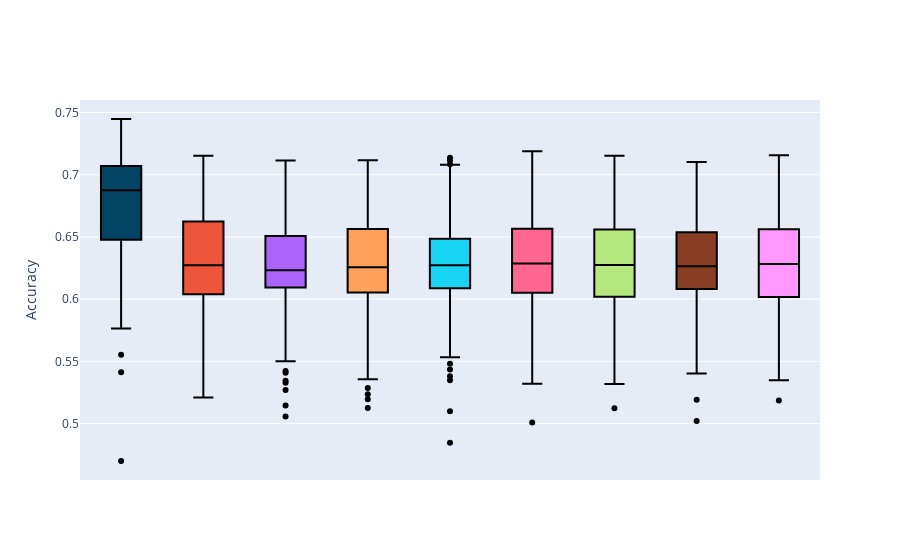

Notebook cell for this chart:
### Markdown cell above
### Accuracy (unlabelled)

### Code cell
#rel_dn

os.chdir('/media/krillman/240GB_DATA/codes2/SSL_GCM/')

d_n='n36_gaussian_mixture_d1_10000'
sdir=dspec.loc[d_n].save_folder

#print('computing for dn: {0}'.format(d_n))
master_spec=pd.read_excel('combined_spec.xls',sheet_name=None)
dspec=master_spec['dataset_spec'] #write dataset spec shorthand
dspec.set_index("d_n",inplace=True) #set idx for easier

csi=master_spec['dataset_si'][d_n].values
candidate_si=csi[~np.isnan(csi)]
candidate_si=[int(c) for c in candidate_si]
cspec=dspec.loc[d_n] #current spec
model_accs={}
all_si=[s for s in candidate_si]
model_accs['s_i']=all_si




with NoStdStreams():
    for current_model in model_names_synthetic:
        vaccs=[]
        for s_i in candidate_si:
            try:
                vaccs.append(float(get_acc_ulab(dspec.save_folder.loc[d_n],s_i,current_model)))
            except:
                print('warning error for s_i: {0} and model: {1}'.format(s_i,current_model))
                vaccs.append(np.mean(vaccs))
        model_accs[current_model]=vaccs
    ma=pd.DataFrame(model_accs)

    for cm in model_names_synthetic:
        ma[cm]=ma[cm].astype(str)

    list_of_plots=[]
    list_of_synthetic_plots=[]
    list_of_mmd=[]

    #get remaining s_i
    remaining_si=[i for i in ma.index]

    for s_i in remaining_si:
        im_fn=f'data_for_train_d_n_{d_n}_s_i_{s_i}_plot.png'
        fpath='../'+sdir+'/'+im_fn
        list_of_plots.append(fpath)
        im_fn=f'../{sdir}/synthetic_data/synthetic_data_d_n_{d_n}_s_i_{s_i}_plot.png'
        list_of_synthetic_plots.append(im_fn)
        #list_of_mmd.append(get_mmd_dist(sdir,d_n,s_i,dspec))
        list_of_mmd.append(0)
        
    ma['data_plot']=list_of_plots
    ma['synthetic_cgan_data']=list_of_synthetic_plots
    ma['mmd_diff']=list_of_mmd
    #all paths for decision boundary plots
    dict_of_paths={m:[get_soft_db_path(m,d_n,s_i,sdir) for s_i in remaining_si] for m in model_names_synthetic }
    
    #split into performance on ulab data, and path to the decision boundary plot, separated by '|' as delimiter
    for m in model_names_synthetic:
        ma[m]=ma[m]+'|'+dict_of_paths[m]
        
    style_dict={m:make_clickable_float for m in model_names_synthetic}
    
    
    style_dict.update({'data_plot':make_clickable,
                      'synthetic_cgan_data':make_clickable})

    
    
os.chdir('/media/krillman/240GB_DATA/codes2/SSL_GCM/collating_results')       
#ma.drop(columns=['s_i'],inplace=True)
#ma.style.format(style_dict)


#box plots for model performamces
ma_i=copy.deepcopy(ma)

ma_i=ma_i.rename(columns={'CGAN_BASIC_DJ_SUPERVISED_CLASSIFIER':'CGAN_BASIC_SUPERVISED_CLASSIFIER'})


model_names_d1 = ['FULLY_SUPERVISED_CLASSIFIER',
                  'CGAN_BASIC_SUPERVISED_CLASSIFIER',
               'VAT',
               'TRIPLE_GAN',
               'SSL_GAN',
               'SSL_VAE',
               'ENTROPY_MINIMISATION',
               'LABEL_PROPAGATION',
               'PARTIAL_SUPERVISED_CLASSIFIER']


ma_i=ma_i[model_names_d1]

for m in model_names_d1:
    ma_i[m]=[float(result.split('|')[0]) for result in ma_i[m]]

fig = go.Figure()
for m in model_names_d1:
    fig.add_trace(go.Box(x=[m]*ma_i.shape[0],
                            y=ma_i[m],
                            name=m,
                        fillcolor=colours_dict[m],
                        marker_color="black"))

#fig.add_layout_image(dict(
#        source='causal_graphs/cg1.png',
#        x=0.7,
#        y=1,
#        )
#)


#fig.add_layout_image(dict(
#    source='causal_graphs/cg2.png',
#    x=0.7,
#    y=1,
#    )
#)

#ig.update_xaxes(title_text='Time')
fig.update_yaxes(title_text='Accuracy')
fig.update_xaxes(showticklabels=False)

fig.update_layout(showlegend=False)

fig.show()
fig.write_image("/media/krillman/240GB_DATA/codes2/SSL_GCM/collating_results/images/ulab_acc_g1_10000.png",scale=5)
#fig.write_image("/media/krillman/240GB_DATA/codes2/SSL_GCM/collating_results/images/test_acc_g1_10000.png")

### Figure 1 — Plotly figure (JSON) as saved in the notebook; plotly's stock layout.template omitted (floating-point values rounded to 4 significant figures)
{"data": [{"fillcolor": "#034363", "marker": {"color": "black"}, "name": "FULLY_SUPERVISED_CLASSIFIER", "type": "box", "x": ["FULLY_SUPERVISED_CLASSIFIER", "FULLY_SUPERVISED_CLASSIFIER", "FULLY_SUPERVISED_CLASSIFIER", "FULLY_SUPERVISED_CLASSIFIER", "FULLY_SUPERVISED_CLASSIFIER", "FULLY_SUPERVISED_CLASSIFIER", "FULLY_SUPERVISED_CLASSIFIER", "FULLY_SUPERVISED_CLASSIFIER", "FULLY_SUPERVISED_CLASSIFIER", "FULLY_SUPERVISED_CLASSIFIER", "FULLY_SUPERVISED_CLASSIFIER", "FULLY_SUPERVISED_CLASSIFIER", "FULLY_SUPERVISED_CLASSIFIER", "FULLY_SUPERVISED_CLASSIFIER", "FULLY_SUPERVISED_CLASSIFIER", "FULLY_SUPERVISED_CLASSIFIER", "FULLY_SUPERVISED_CLASSIFIER", "FULLY_SUPERVISED_CLASSIFIER", "FULLY_SUPERVISED_CLASSIFIER", "FULLY_SUPERVISED_CLASSIFIER", "FULLY_SUPERVISED_CLASSIFIER", "FULLY_SUPERVISED_CLASSIFIER", "FULLY_SUPERVISED_CLASSIFIER", "FULLY_SUPERVISED_CLASSIFIER", "FULLY_SUPERVISED_CLASSIFIER", "FULLY_SUPERVISED_CLASSIFIER", "FULLY_SUPERVISED_CLASSIFIER", "FULLY_SUPERVISED_CLASSIFIER", "FULLY_SUPERVISED_CLASSIFIER", "FULLY_SUPERVISED_CLASSIFIER", "FULLY_SUPERVISED_CLASSIFIER", "FULLY_SUPERVISED_CLASSIFIER", "FULLY_SUPERVISED_CLASSIFIER", "FULLY_SUPERVISED_CLASSIFIER", "FULLY_SUPERVISED_CLASSIFIER", "FULLY_SUPERVISED_CLASSIFIER", "FULLY_SUPERVISED_CLASSIFIER", "FULLY_SUPERVISED_CLASSIFIER", "FULLY_SUPERVISED_CLASSIFIER", "FULLY_SUPERVISED_CLASSIFIER", "FULLY_SUPERVISED_CLASSIFIER", "FULLY_SUPERVISED_CLASSIFIER", "FULLY_SUPERVISED_CLASSIFIER", "FULLY_SUPERVISED_CLASSIFIER", "FULLY_SUPERVISED_CLASSIFIER", "FULLY_SUPERVISED_CLASSIFIER", "FULLY_SUPERVISED_CLASSIFIER", "FULLY_SUPERVISED_CLASSIFIER", "FULLY_SUPERVISED_CLASSIFIER", "FULLY_SUPERVISED_CLASSIFIER", "FULLY_SUPERVISED_CLASSIFIER", "FULLY_SUPERVISED_CLASSIFIER", "FULLY_SUPERVISED_CLASSIFIER", "FULLY_SUPERVISED_CLASSIFIER", "FULLY_SUPERVISED_CLASSIFIER", "FULLY_SUPERVISED_CLASSIFIER", "FULLY_SUPERVISED_CLASSIFIER", "FULLY_SUPERVISED_CLASSIFIER", "FULLY_SUPERVISED_CLASSIFIER", "FULLY_SUPERVISED_CLASSIFIER", "FULLY_SUPERVISED_CLASSIFIER", "FULLY_SUPERVISED_CLASSIFIER", "FULLY_SUPERVISED_CLASSIFIER", "FULLY_SUPERVISED_CLASSIFIER", "FULLY_SUPERVISED_CLASSIFIER", "FULLY_SUPERVISED_CLASSIFIER", "FULLY_SUPERVISED_CLASSIFIER", "FULLY_SUPERVISED_CLASSIFIER", "FULLY_SUPERVISED_CLASSIFIER", "FULLY_SUPERVISED_CLASSIFIER", "FULLY_SUPERVISED_CLASSIFIER", "FULLY_SUPERVISED_CLASSIFIER", "FULLY_SUPERVISED_CLASSIFIER", "FULLY_SUPERVISED_CLASSIFIER", "FULLY_SUPERVISED_CLASSIFIER", "FULLY_SUPERVISED_CLASSIFIER", "FULLY_SUPERVISED_CLASSIFIER", "FULLY_SUPERVISED_CLASSIFIER", "FULLY_SUPERVISED_CLASSIFIER", "FULLY_SUPERVISED_CLASSIFIER", "FULLY_SUPERVISED_CLASSIFIER", "FULLY_SUPERVISED_CLASSIFIER", "FULLY_SUPERVISED_CLASSIFIER", "FULLY_SUPERVISED_CLASSIFIER", "FULLY_SUPERVISED_CLASSIFIER", "FULLY_SUPERVISED_CLASSIFIER", "FULLY_SUPERVISED_CLASSIFIER", "FULLY_SUPERVISED_CLASSIFIER", "FULLY_SUPERVISED_CLASSIFIER", "FULLY_SUPERVISED_CLASSIFIER", "FULLY_SUPERVISED_CLASSIFIER", "FULLY_SUPERVISED_CLASSIFIER", "FULLY_SUPERVISED_CLASSIFIER", "FULLY_SUPERVISED_CLASSIFIER", "FULLY_SUPERVISED_CLASSIFIER", "FULLY_SUPERVISED_CLASSIFIER", "FULLY_SUPERVISED_CLASSIFIER", "FULLY_SUPERVISED_CLASSIFIER", "FULLY_SUPERVISED_CLASSIFIER", "FULLY_SUPERVISED_CLASSIFIER"], "y": [0.5553, 0.7019, 0.6296, 0.689, 0.7068, 0.6891, 0.7018, 0.6909, 0.6227, 0.6993, 0.6893, 0.577, 0.6994, 0.5868, 0.6897, 0.6799, 0.7092, 0.6939, 0.6893, 0.6839, 0.719, 0.6673, 0.6451, 0.6535, 0.675, 0.7197, 0.6452, 0.6878, 0.6461, 0.6683, 0.608, 0.6589, 0.7163, 0.7165, 0.4699, 0.6645, 0.6179, 0.7358, 0.6419, 0.6569, 0.7319, 0.6594, 0.7269, 0.6733, 0.6597, 0.6653, 0.698, 0.5765, 0.7071, 0.7245, 0.6628, 0.7253, 0.7345, 0.6346, 0.6426, 0.7052, 0.713, 0.6683, 0.7168, 0.7216, 0.7448, 0.7266, 0.6481, 0.6853, 0.7029, 0.6983, 0.6033, 0.6994, 0.7102, 0.6893, 0.689, 0.6955, 0.6834, 0.7003, 0.6557, 0.7109, 0.6528, 0.7244, 0.6428, 0.6091, 0.7142, 0.6624, 0.7014, 0.6069, 0.5413, 0.6873, 0.695, 0.6983, 0.6422, 0.7233, 0.6376, 0.6101, 0.6752, 0.6408, 0.721, 0.6832, 0.7238, 0.6771, 0.7182, 0.6473]}, {"fillcolor": "#EF553B", "marker": {"color": "black"}, "name": "CGAN_BASIC_SUPERVISED_CLASSIFIER", "type": "box", "x": ["CGAN_BASIC_SUPERVISED_CLASSIFIER", "CGAN_BASIC_SUPERVISED_CLASSIFIER", "CGAN_BASIC_SUPERVISED_CLASSIFIER", "CGAN_BASIC_SUPERVISED_CLASSIFIER", "CGAN_BASIC_SUPERVISED_CLASSIFIER", "CGAN_BASIC_SUPERVISED_CLASSIFIER", "CGAN_BASIC_SUPERVISED_CLASSIFIER", "CGAN_BASIC_SUPERVISED_CLASSIFIER", "CGAN_BASIC_SUPERVISED_CLASSIFIER", "CGAN_BASIC_SUPERVISED_CLASSIFIER", "CGAN_BASIC_SUPERVISED_CLASSIFIER", "CGAN_BASIC_SUPERVISED_CLASSIFIER", "CGAN_BASIC_SUPERVISED_CLASSIFIER", "CGAN_BASIC_SUPERVISED_CLASSIFIER", "CGAN_BASIC_SUPERVISED_CLASSIFIER", "CGAN_BASIC_SUPERVISED_CLASSIFIER", "CGAN_BASIC_SUPERVISED_CLASSIFIER", "CGAN_BASIC_SUPERVISED_CLASSIFIER", "CGAN_BASIC_SUPERVISED_CLASSIFIER", "CGAN_BASIC_SUPERVISED_CLASSIFIER", "CGAN_BASIC_SUPERVISED_CLASSIFIER", "CGAN_BASIC_SUPERVISED_CLASSIFIER", "CGAN_BASIC_SUPERVISED_CLASSIFIER", "CGAN_BASIC_SUPERVISED_CLASSIFIER", "CGAN_BASIC_SUPERVISED_CLASSIFIER", "CGAN_BASIC_SUPERVISED_CLASSIFIER", "CGAN_BASIC_SUPERVISED_CLASSIFIER", "CGAN_BASIC_SUPERVISED_CLASSIFIER", "CGAN_BASIC_SUPERVISED_CLASSIFIER", "CGAN_BASIC_SUPERVISED_CLASSIFIER", "CGAN_BASIC_SUPERVISED_CLASSIFIER", "CGAN_BASIC_SUPERVISED_CLASSIFIER", "CGAN_BASIC_SUPERVISED_CLASSIFIER", "CGAN_BASIC_SUPERVISED_CLASSIFIER", "CGAN_BASIC_SUPERVISED_CLASSIFIER", "CGAN_BASIC_SUPERVISED_CLASSIFIER", "CGAN_BASIC_SUPERVISED_CLASSIFIER", "CGAN_BASIC_SUPERVISED_CLASSIFIER", "CGAN_BASIC_SUPERVISED_CLASSIFIER", "CGAN_BASIC_SUPERVISED_CLASSIFIER", "CGAN_BASIC_SUPERVISED_CLASSIFIER", "CGAN_BASIC_SUPERVISED_CLASSIFIER", "CGAN_BASIC_SUPERVISED_CLASSIFIER", "CGAN_BASIC_SUPERVISED_CLASSIFIER", "CGAN_BASIC_SUPERVISED_CLASSIFIER", "CGAN_BASIC_SUPERVISED_CLASSIFIER", "CGAN_BASIC_SUPERVISED_CLASSIFIER", "CGAN_BASIC_SUPERVISED_CLASSIFIER", "CGAN_BASIC_SUPERVISED_CLASSIFIER", "CGAN_BASIC_SUPERVISED_CLASSIFIER", "CGAN_BASIC_SUPERVISED_CLASSIFIER", "CGAN_BASIC_SUPERVISED_CLASSIFIER", "CGAN_BASIC_SUPERVISED_CLASSIFIER", "CGAN_BASIC_SUPERVISED_CLASSIFIER", "CGAN_BASIC_SUPERVISED_CLASSIFIER", "CGAN_BASIC_SUPERVISED_CLASSIFIER", "CGAN_BASIC_SUPERVISED_CLASSIFIER", "CGAN_BASIC_SUPERVISED_CLASSIFIER", "CGAN_BASIC_SUPERVISED_CLASSIFIER", "CGAN_BASIC_SUPERVISED_CLASSIFIER", "CGAN_BASIC_SUPERVISED_CLASSIFIER", "CGAN_BASIC_SUPERVISED_CLASSIFIER", "CGAN_BASIC_SUPERVISED_CLASSIFIER", "CGAN_BASIC_SUPERVISED_CLASSIFIER", "CGAN_BASIC_SUPERVISED_CLASSIFIER", "CGAN_BASIC_SUPERVISED_CLASSIFIER", "CGAN_BASIC_SUPERVISED_CLASSIFIER", "CGAN_BASIC_SUPERVISED_CLASSIFIER", "CGAN_BASIC_SUPERVISED_CLASSIFIER", "CGAN_BASIC_SUPERVISED_CLASSIFIER", "CGAN_BASIC_SUPERVISED_CLASSIFIER", "CGAN_BASIC_SUPERVISED_CLASSIFIER", "CGAN_BASIC_SUPERVISED_CLASSIFIER", "CGAN_BASIC_SUPERVISED_CLASSIFIER", "CGAN_BASIC_SUPERVISED_CLASSIFIER", "CGAN_BASIC_SUPERVISED_CLASSIFIER", "CGAN_BASIC_SUPERVISED_CLASSIFIER", "CGAN_BASIC_SUPERVISED_CLASSIFIER", "CGAN_BASIC_SUPERVISED_CLASSIFIER", "CGAN_BASIC_SUPERVISED_CLASSIFIER", "CGAN_BASIC_SUPERVISED_CLASSIFIER", "CGAN_BASIC_SUPERVISED_CLASSIFIER", "CGAN_BASIC_SUPERVISED_CLASSIFIER", "CGAN_BASIC_SUPERVISED_CLASSIFIER", "CGAN_BASIC_SUPERVISED_CLASSIFIER", "CGAN_BASIC_SUPERVISED_CLASSIFIER", "CGAN_BASIC_SUPERVISED_CLASSIFIER", "CGAN_BASIC_SUPERVISED_CLASSIFIER", "CGAN_BASIC_SUPERVISED_CLASSIFIER", "CGAN_BASIC_SUPERVISED_CLASSIFIER", "CGAN_BASIC_SUPERVISED_CLASSIFIER", "CGAN_BASIC_SUPERVISED_CLASSIFIER", "CGAN_BASIC_SUPERVISED_CLASSIFIER", "CGAN_BASIC_SUPERVISED_CLASSIFIER", "CGAN_BASIC_SUPERVISED_CLASSIFIER", "CGAN_BASIC_SUPERVISED_CLASSIFIER", "CGAN_BASIC_SUPERVISED_CLASSIFIER", "CGAN_BASIC_SUPERVISED_CLASSIFIER", "CGAN_BASIC_SUPERVISED_CLASSIFIER", "CGAN_BASIC_SUPERVISED_CLASSIFIER"], "y": [0.521, 0.6181, 0.6212, 0.597, 0.5988, 0.6273, 0.6848, 0.6266, 0.5304, 0.6168, 0.6078, 0.5474, 0.6152, 0.5822, 0.6715, 0.6809, 0.6491, 0.6599, 0.563, 0.6478, 0.6917, 0.6542, 0.6019, 0.578, 0.6517, 0.6445, 0.61, 0.6828, 0.6084, 0.627, 0.6379, 0.5806, 0.6314, 0.7098, 0.534, 0.6081, 0.6117, 0.6433, 0.6429, 0.6364, 0.6932, 0.5849, 0.7061, 0.6109, 0.6575, 0.6077, 0.6648, 0.5566, 0.6709, 0.6923, 0.6123, 0.6827, 0.6542, 0.6419, 0.6117, 0.6693, 0.6772, 0.6484, 0.6322, 0.7075, 0.6963, 0.7153, 0.5857, 0.646, 0.6159, 0.6679, 0.5713, 0.5783, 0.6354, 0.6391, 0.651, 0.6895, 0.6238, 0.6787, 0.6085, 0.5508, 0.6252, 0.6839, 0.5945, 0.5439, 0.6855, 0.6261, 0.6421, 0.5761, 0.593, 0.6156, 0.6218, 0.6893, 0.6239, 0.6119, 0.5805, 0.5665, 0.6059, 0.6302, 0.6663, 0.7019, 0.6398, 0.537, 0.642, 0.5881]}, {"fillcolor": "#AB63FA", "marker": {"color": "black"}, "name": "VAT", "type": "box", "x": ["VAT", "VAT", "VAT", "VAT", "VAT", "VAT", "VAT", "VAT", "VAT", "VAT", "VAT", "VAT", "VAT", "VAT", "VAT", "VAT", "VAT", "VAT", "VAT", "VAT", "VAT", "VAT", "VAT", "VAT", "VAT", "VAT", "VAT", "VAT", "VAT", "VAT", "VAT", "VAT", "VAT", "VAT", "VAT", "VAT", "VAT", "VAT", "VAT", "VAT", "VAT", "VAT", "VAT", "VAT", "VAT", "VAT", "VAT", "VAT", "VAT", "VAT", "VAT", "VAT", "VAT", "VAT", "VAT", "VAT", "VAT", "VAT", "VAT", "VAT", "VAT", "VAT", "VAT", "VAT", "VAT", "VAT", "VAT", "VAT", "VAT", "VAT", "VAT", "VAT", "VAT", "VAT", "VAT", "VAT", "VAT", "VAT", "VAT", "VAT", "VAT", "VAT", "VAT", "VAT", "VAT", "VAT", "VAT", "VAT", "VAT", "VAT", "VAT", "VAT", "VAT", "VAT", "VAT", "VAT", "VAT", "VAT", "VAT", "VAT"], "y": [0.5057, 0.6194, 0.651, 0.625, 0.5859, 0.6094, 0.6587, 0.6274, 0.5409, 0.6255, 0.634, 0.5501, 0.6421, 0.5657, 0.6798, 0.6695, 0.6095, 0.6594, 0.5965, 0.6121, 0.6649, 0.6567, 0.6057, 0.6169, 0.5882, 0.6648, 0.6273, 0.6382, 0.6142, 0.6294, 0.6241, 0.6856, 0.616, 0.5968, 0.5422, 0.6127, 0.5834, 0.6206, 0.5748, 0.609, 0.643, 0.5744, 0.7115, 0.607, 0.6858, 0.6271, 0.6532, 0.5328, 0.6126, 0.681, 0.6513, 0.6611, 0.6506, 0.6428, 0.6246, 0.6568, 0.691, 0.6361, 0.658, 0.7006, 0.6925, 0.7049, 0.5921, 0.6474, 0.6449, 0.6316, 0.5685, 0.6101, 0.6249, 0.6274, 0.631, 0.5146, 0.6575, 0.6736, 0.5851, 0.5609, 0.6247, 0.672, 0.5269, 0.5725, 0.664, 0.5345, 0.6322, 0.6233, 0.6233, 0.6233, 0.6233, 0.6233, 0.6233, 0.6233, 0.6233, 0.6233, 0.6233, 0.6233, 0.6233, 0.6233, 0.6233, 0.6233, 0.6233, 0.6233]}, {"fillcolor": "#FFA15A", "marker": {"color": "black"}, "name": "TRIPLE_GAN", "type": "box", "x": ["TRIPLE_GAN", "TRIPLE_GAN", "TRIPLE_GAN", "TRIPLE_GAN", "TRIPLE_GAN", "TRIPLE_GAN", "TRIPLE_GAN", "TRIPLE_GAN", "TRIPLE_GAN", "TRIPLE_GAN", "TRIPLE_GAN", "TRIPLE_GAN", "TRIPLE_GAN", "TRIPLE_GAN", "TRIPLE_GAN", "TRIPLE_GAN", "TRIPLE_GAN", "TRIPLE_GAN", "TRIPLE_GAN", "TRIPLE_GAN", "TRIPLE_GAN", "TRIPLE_GAN", "TRIPLE_GAN", "TRIPLE_GAN", "TRIPLE_GAN", "TRIPLE_GAN", "TRIPLE_GAN", "TRIPLE_GAN", "TRIPLE_GAN", "TRIPLE_GAN", "TRIPLE_GAN", "TRIPLE_GAN", "TRIPLE_GAN", "TRIPLE_GAN", "TRIPLE_GAN", "TRIPLE_GAN", "TRIPLE_GAN", "TRIPLE_GAN", "TRIPLE_GAN", "TRIPLE_GAN", "TRIPLE_GAN", "TRIPLE_GAN", "TRIPLE_GAN", "TRIPLE_GAN", "TRIPLE_GAN", "TRIPLE_GAN", "TRIPLE_GAN", "TRIPLE_GAN", "TRIPLE_GAN", "TRIPLE_GAN", "TRIPLE_GAN", "TRIPLE_GAN", "TRIPLE_GAN", "TRIPLE_GAN", "TRIPLE_GAN", "TRIPLE_GAN", "TRIPLE_GAN", "TRIPLE_GAN", "TRIPLE_GAN", "TRIPLE_GAN", "TRIPLE_GAN", "TRIPLE_GAN", "TRIPLE_GAN", "TRIPLE_GAN", "TRIPLE_GAN", "TRIPLE_GAN", "TRIPLE_GAN", "TRIPLE_GAN", "TRIPLE_GAN", "TRIPLE_GAN", "TRIPLE_GAN", "TRIPLE_GAN", "TRIPLE_GAN", "TRIPLE_GAN", "TRIPLE_GAN", "TRIPLE_GAN", "TRIPLE_GAN", "TRIPLE_GAN", "TRIPLE_GAN", "TRIPLE_GAN", "TRIPLE_GAN", "TRIPLE_GAN", "TRIPLE_GAN", "TRIPLE_GAN", "TRIPLE_GAN", "TRIPLE_GAN", "TRIPLE_GAN", "TRIPLE_GAN", "TRIPLE_GAN", "TRIPLE_GAN", "TRIPLE_GAN", "TRIPLE_GAN", "TRIPLE_GAN", "TRIPLE_GAN", "TRIPLE_GAN", "TRIPLE_GAN", "TRIPLE_GAN", "TRIPLE_GAN", "TRIPLE_GAN", "TRIPLE_GAN"], "y": [0.5286, 0.6098, 0.6297, 0.6258, 0.6349, 0.666, 0.682, 0.6504, 0.5593, 0.6234, 0.6371, 0.5759, 0.6694, 0.5685, 0.6786, 0.6699, 0.6095, 0.6329, 0.5236, 0.6684, 0.6736, 0.6503, 0.5851, 0.5891, 0.5357, 0.5865, 0.6195, 0.6669, 0.5742, 0.5643, 0.6, 0.5703, 0.654, 0.7116, 0.5126, 0.6253, 0.5436, 0.6383, 0.6424, 0.6204, 0.6675, 0.5654, 0.6915, 0.626, 0.6723, 0.658, 0.6826, 0.5195, 0.6227, 0.6829, 0.5545, 0.6759, 0.651, 0.6647, 0.6019, 0.6509, 0.6674, 0.6091, 0.6067, 0.6723, 0.6804, 0.6985, 0.5908, 0.6547, 0.6435, 0.6183, 0.5878, 0.6221, 0.6264, 0.5861, 0.6547, 0.6612, 0.6613, 0.6879, 0.6128, 0.5732, 0.626, 0.687, 0.6038, 0.573, 0.6454, 0.6429, 0.6456, 0.6257, 0.6257, 0.6257, 0.6257, 0.6257, 0.6257, 0.6257, 0.6257, 0.6257, 0.6257, 0.6257, 0.6257, 0.6257, 0.6257, 0.6257, 0.6257, 0.6257]}, {"fillcolor": "#19D3F3", "marker": {"color": "black"}, "name": "SSL_GAN", "type": "box", "x": ["SSL_GAN", "SSL_GAN", "SSL_GAN", "SSL_GAN", "SSL_GAN", "SSL_GAN", "SSL_GAN", "SSL_GAN", "SSL_GAN", "SSL_GAN", "SSL_GAN", "SSL_GAN", "SSL_GAN", "SSL_GAN", "SSL_GAN", "SSL_GAN", "SSL_GAN", "SSL_GAN", "SSL_GAN", "SSL_GAN", "SSL_GAN", "SSL_GAN", "SSL_GAN", "SSL_GAN", "SSL_GAN", "SSL_GAN", "SSL_GAN", "SSL_GAN", "SSL_GAN", "SSL_GAN", "SSL_GAN", "SSL_GAN", "SSL_GAN", "SSL_GAN", "SSL_GAN", "SSL_GAN", "SSL_GAN", "SSL_GAN", "SSL_GAN", "SSL_GAN", "SSL_GAN", "SSL_GAN", "SSL_GAN", "SSL_GAN", "SSL_GAN", "SSL_GAN", "SSL_GAN", "SSL_GAN", "SSL_GAN", "SSL_GAN", "SSL_GAN", "SSL_GAN", "SSL_GAN", "SSL_GAN", "SSL_GAN", "SSL_GAN", "SSL_GAN", "SSL_GAN", "SSL_GAN", "SSL_GAN", "SSL_GAN", "SSL_GAN", "SSL_GAN", "SSL_GAN", "SSL_GAN", "SSL_GAN", "SSL_GAN", "SSL_GAN", "SSL_GAN", "SSL_GAN", "SSL_GAN", "SSL_GAN", "SSL_GAN", "SSL_GAN", "SSL_GAN", "SSL_GAN", "SSL_GAN", "SSL_GAN", "SSL_GAN", "SSL_GAN", "SSL_GAN", "SSL_GAN", "SSL_GAN", "SSL_GAN", "SSL_GAN", "SSL_GAN", "SSL_GAN", "SSL_GAN", "SSL_GAN", "SSL_GAN", "SSL_GAN", "SSL_GAN", "SSL_GAN", "SSL_GAN", "SSL_GAN", "SSL_GAN", "SSL_GAN", "SSL_GAN", "SSL_GAN", "SSL_GAN"], "y": [0.5099, 0.6209, 0.6279, 0.6463, 0.5769, 0.6427, 0.6267, 0.6452, 0.5435, 0.608, 0.6374, 0.5381, 0.6783, 0.5703, 0.6768, 0.6785, 0.6137, 0.6362, 0.5737, 0.6025, 0.6572, 0.6532, 0.6036, 0.6084, 0.6239, 0.6836, 0.6139, 0.6673, 0.6168, 0.548, 0.6124, 0.6024, 0.6472, 0.7084, 0.5348, 0.5958, 0.5673, 0.6282, 0.6333, 0.6144, 0.6368, 0.591, 0.7114, 0.6335, 0.6386, 0.6513, 0.6357, 0.4845, 0.6348, 0.6933, 0.6453, 0.6538, 0.6443, 0.6543, 0.6091, 0.6396, 0.6711, 0.6535, 0.6019, 0.7137, 0.6821, 0.708, 0.5954, 0.6497, 0.6141, 0.6473, 0.5789, 0.594, 0.6594, 0.6331, 0.6245, 0.6659, 0.6536, 0.6891, 0.5954, 0.6065, 0.6316, 0.6844, 0.6275, 0.5762, 0.6814, 0.5532, 0.6373, 0.6272, 0.6272, 0.6272, 0.6272, 0.6272, 0.6272, 0.6272, 0.6272, 0.6272, 0.6272, 0.6272, 0.6272, 0.6272, 0.6272, 0.6272, 0.6272, 0.6272]}, {"fillcolor": "#FF6692", "marker": {"color": "black"}, "name": "SSL_VAE", "type": "box", "x": ["SSL_VAE", "SSL_VAE", "SSL_VAE", "SSL_VAE", "SSL_VAE", "SSL_VAE", "SSL_VAE", "SSL_VAE", "SSL_VAE", "SSL_VAE", "SSL_VAE", "SSL_VAE", "SSL_VAE", "SSL_VAE", "SSL_VAE", "SSL_VAE", "SSL_VAE", "SSL_VAE", "SSL_VAE", "SSL_VAE", "SSL_VAE", "SSL_VAE", "SSL_VAE", "SSL_VAE", "SSL_VAE", "SSL_VAE", "SSL_VAE", "SSL_VAE", "SSL_VAE", "SSL_VAE", "SSL_VAE", "SSL_VAE", "SSL_VAE", "SSL_VAE", "SSL_VAE", "SSL_VAE", "SSL_VAE", "SSL_VAE", "SSL_VAE", "SSL_VAE", "SSL_VAE", "SSL_VAE", "SSL_VAE", "SSL_VAE", "SSL_VAE", "SSL_VAE", "SSL_VAE", "SSL_VAE", "SSL_VAE", "SSL_VAE", "SSL_VAE", "SSL_VAE", "SSL_VAE", "SSL_VAE", "SSL_VAE", "SSL_VAE", "SSL_VAE", "SSL_VAE", "SSL_VAE", "SSL_VAE", "SSL_VAE", "SSL_VAE", "SSL_VAE", "SSL_VAE", "SSL_VAE", "SSL_VAE", "SSL_VAE", "SSL_VAE", "SSL_VAE", "SSL_VAE", "SSL_VAE", "SSL_VAE", "SSL_VAE", "SSL_VAE", "SSL_VAE", "SSL_VAE", "SSL_VAE", "SSL_VAE", "SSL_VAE", "SSL_VAE", "SSL_VAE", "SSL_VAE", "SSL_VAE", "SSL_VAE", "SSL_VAE", "SSL_VAE", "SSL_VAE", "SSL_VAE", "SSL_VAE", "SSL_VAE", "SSL_VAE", "SSL_VAE", "SSL_VAE", "SSL_VAE", "SSL_VAE", "SSL_VAE", "SSL_VAE", "SSL_VAE", "SSL_VAE", "SSL_VAE"], "y": [0.532, 0.5835, 0.6294, 0.6305, 0.5359, 0.6513, 0.6399, 0.6472, 0.5496, 0.6044, 0.6058, 0.5762, 0.6741, 0.5759, 0.6796, 0.6759, 0.6302, 0.6665, 0.5846, 0.6792, 0.6705, 0.6277, 0.5954, 0.5868, 0.5415, 0.6776, 0.6161, 0.6751, 0.5486, 0.6286, 0.6276, 0.6036, 0.6478, 0.6802, 0.5457, 0.5865, 0.5811, 0.669, 0.6431, 0.5965, 0.668, 0.5526, 0.7189, 0.6323, 0.6414, 0.6311, 0.6789, 0.5009, 0.6279, 0.6674, 0.653, 0.6694, 0.6608, 0.6647, 0.6079, 0.6903, 0.6624, 0.6406, 0.6513, 0.66, 0.7055, 0.7155, 0.6209, 0.6403, 0.6221, 0.6362, 0.5837, 0.5898, 0.6451, 0.6519, 0.6421, 0.6183, 0.648, 0.6851, 0.6137, 0.596, 0.5987, 0.6846, 0.6183, 0.5782, 0.684, 0.5988, 0.6287, 0.6287, 0.6287, 0.6287, 0.6287, 0.6287, 0.6287, 0.6287, 0.6287, 0.6287, 0.6287, 0.6287, 0.6287, 0.6287, 0.6287, 0.6287, 0.6287, 0.6287]}, {"fillcolor": "#B6E880", "marker": {"color": "black"}, "name": "ENTROPY_MINIMISATION", "type": "box", "x": ["ENTROPY_MINIMISATION", "ENTROPY_MINIMISATION", "ENTROPY_MINIMISATION", "ENTROPY_MINIMISATION", "ENTROPY_MINIMISATION", "ENTROPY_MINIMISATION", "ENTROPY_MINIMISATION", "ENTROPY_MINIMISATION", "ENTROPY_MINIMISATION", "ENTROPY_MINIMISATION", "ENTROPY_MINIMISATION", "ENTROPY_MINIMISATION", "ENTROPY_MINIMISATION", "ENTROPY_MINIMISATION", "ENTROPY_MINIMISATION", "ENTROPY_MINIMISATION", "ENTROPY_MINIMISATION", "ENTROPY_MINIMISATION", "ENTROPY_MINIMISATION", "ENTROPY_MINIMISATION", "ENTROPY_MINIMISATION", "ENTROPY_MINIMISATION", "ENTROPY_MINIMISATION", "ENTROPY_MINIMISATION", "ENTROPY_MINIMISATION", "ENTROPY_MINIMISATION", "ENTROPY_MINIMISATION", "ENTROPY_MINIMISATION", "ENTROPY_MINIMISATION", "ENTROPY_MINIMISATION", "ENTROPY_MINIMISATION", "ENTROPY_MINIMISATION", "ENTROPY_MINIMISATION", "ENTROPY_MINIMISATION", "ENTROPY_MINIMISATION", "ENTROPY_MINIMISATION", "ENTROPY_MINIMISATION", "ENTROPY_MINIMISATION", "ENTROPY_MINIMISATION", "ENTROPY_MINIMISATION", "ENTROPY_MINIMISATION", "ENTROPY_MINIMISATION", "ENTROPY_MINIMISATION", "ENTROPY_MINIMISATION", "ENTROPY_MINIMISATION", "ENTROPY_MINIMISATION", "ENTROPY_MINIMISATION", "ENTROPY_MINIMISATION", "ENTROPY_MINIMISATION", "ENTROPY_MINIMISATION", "ENTROPY_MINIMISATION", "ENTROPY_MINIMISATION", "ENTROPY_MINIMISATION", "ENTROPY_MINIMISATION", "ENTROPY_MINIMISATION", "ENTROPY_MINIMISATION", "ENTROPY_MINIMISATION", "ENTROPY_MINIMISATION", "ENTROPY_MINIMISATION", "ENTROPY_MINIMISATION", "ENTROPY_MINIMISATION", "ENTROPY_MINIMISATION", "ENTROPY_MINIMISATION", "ENTROPY_MINIMISATION", "ENTROPY_MINIMISATION", "ENTROPY_MINIMISATION", "ENTROPY_MINIMISATION", "ENTROPY_MINIMISATION", "ENTROPY_MINIMISATION", "ENTROPY_MINIMISATION", "ENTROPY_MINIMISATION", "ENTROPY_MINIMISATION", "ENTROPY_MINIMISATION", "ENTROPY_MINIMISATION", "ENTROPY_MINIMISATION", "ENTROPY_MINIMISATION", "ENTROPY_MINIMISATION", "ENTROPY_MINIMISATION", "ENTROPY_MINIMISATION", "ENTROPY_MINIMISATION", "ENTROPY_MINIMISATION", "ENTROPY_MINIMISATION", "ENTROPY_MINIMISATION", "ENTROPY_MINIMISATION", "ENTROPY_MINIMISATION", "ENTROPY_MINIMISATION", "ENTROPY_MINIMISATION", "ENTROPY_MINIMISATION", "ENTROPY_MINIMISATION", "ENTROPY_MINIMISATION", "ENTROPY_MINIMISATION", "ENTROPY_MINIMISATION", "ENTROPY_MINIMISATION", "ENTROPY_MINIMISATION", "ENTROPY_MINIMISATION", "ENTROPY_MINIMISATION", "ENTROPY_MINIMISATION", "ENTROPY_MINIMISATION", "ENTROPY_MINIMISATION", "ENTROPY_MINIMISATION"], "y": [0.5318, 0.5986, 0.5879, 0.6197, 0.6478, 0.6169, 0.6879, 0.6298, 0.5623, 0.628, 0.6569, 0.5626, 0.6581, 0.5667, 0.6706, 0.6737, 0.5797, 0.6545, 0.5528, 0.6568, 0.6678, 0.6607, 0.6013, 0.5855, 0.6293, 0.6562, 0.6166, 0.6762, 0.5544, 0.5768, 0.5981, 0.6041, 0.5983, 0.7036, 0.5124, 0.5912, 0.5739, 0.6479, 0.638, 0.5403, 0.639, 0.5594, 0.7152, 0.6232, 0.6648, 0.6218, 0.6724, 0.538, 0.6559, 0.6998, 0.6621, 0.6713, 0.6312, 0.6482, 0.6245, 0.6555, 0.6927, 0.6448, 0.6289, 0.696, 0.7041, 0.7119, 0.6106, 0.6488, 0.6024, 0.6102, 0.5758, 0.6266, 0.6695, 0.6258, 0.6441, 0.6013, 0.654, 0.6876, 0.5981, 0.6039, 0.6191, 0.6846, 0.623, 0.585, 0.6833, 0.6119, 0.5692, 0.6274, 0.6274, 0.6274, 0.6274, 0.6274, 0.6274, 0.6274, 0.6274, 0.6274, 0.6274, 0.6274, 0.6274, 0.6274, 0.6274, 0.6274, 0.6274, 0.6274]}, {"fillcolor": "#873E23", "marker": {"color": "black"}, "name": "LABEL_PROPAGATION", "type": "box", "x": ["LABEL_PROPAGATION", "LABEL_PROPAGATION", "LABEL_PROPAGATION", "LABEL_PROPAGATION", "LABEL_PROPAGATION", "LABEL_PROPAGATION", "LABEL_PROPAGATION", "LABEL_PROPAGATION", "LABEL_PROPAGATION", "LABEL_PROPAGATION", "LABEL_PROPAGATION", "LABEL_PROPAGATION", "LABEL_PROPAGATION", "LABEL_PROPAGATION", "LABEL_PROPAGATION", "LABEL_PROPAGATION", "LABEL_PROPAGATION", "LABEL_PROPAGATION", "LABEL_PROPAGATION", "LABEL_PROPAGATION", "LABEL_PROPAGATION", "LABEL_PROPAGATION", "LABEL_PROPAGATION", "LABEL_PROPAGATION", "LABEL_PROPAGATION", "LABEL_PROPAGATION", "LABEL_PROPAGATION", "LABEL_PROPAGATION", "LABEL_PROPAGATION", "LABEL_PROPAGATION", "LABEL_PROPAGATION", "LABEL_PROPAGATION", "LABEL_PROPAGATION", "LABEL_PROPAGATION", "LABEL_PROPAGATION", "LABEL_PROPAGATION", "LABEL_PROPAGATION", "LABEL_PROPAGATION", "LABEL_PROPAGATION", "LABEL_PROPAGATION", "LABEL_PROPAGATION", "LABEL_PROPAGATION", "LABEL_PROPAGATION", "LABEL_PROPAGATION", "LABEL_PROPAGATION", "LABEL_PROPAGATION", "LABEL_PROPAGATION", "LABEL_PROPAGATION", "LABEL_PROPAGATION", "LABEL_PROPAGATION", "LABEL_PROPAGATION", "LABEL_PROPAGATION", "LABEL_PROPAGATION", "LABEL_PROPAGATION", "LABEL_PROPAGATION", "LABEL_PROPAGATION", "LABEL_PROPAGATION", "LABEL_PROPAGATION", "LABEL_PROPAGATION", "LABEL_PROPAGATION", "LABEL_PROPAGATION", "LABEL_PROPAGATION", "LABEL_PROPAGATION", "LABEL_PROPAGATION", "LABEL_PROPAGATION", "LABEL_PROPAGATION", "LABEL_PROPAGATION", "LABEL_PROPAGATION", "LABEL_PROPAGATION", "LABEL_PROPAGATION", "LABEL_PROPAGATION", "LABEL_PROPAGATION", "LABEL_PROPAGATION", "LABEL_PROPAGATION", "LABEL_PROPAGATION", "LABEL_PROPAGATION", "LABEL_PROPAGATION", "LABEL_PROPAGATION", "LABEL_PROPAGATION", "LABEL_PROPAGATION", "LABEL_PROPAGATION", "LABEL_PROPAGATION", "LABEL_PROPAGATION", "LABEL_PROPAGATION", "LABEL_PROPAGATION", "LABEL_PROPAGATION", "LABEL_PROPAGATION", "LABEL_PROPAGATION", "LABEL_PROPAGATION", "LABEL_PROPAGATION", "LABEL_PROPAGATION", "LABEL_PROPAGATION", "LABEL_PROPAGATION", "LABEL_PROPAGATION", "LABEL_PROPAGATION", "LABEL_PROPAGATION", "LABEL_PROPAGATION", "LABEL_PROPAGATION", "LABEL_PROPAGATION", "LABEL_PROPAGATION"], "y": [0.5192, 0.6048, 0.6361, 0.6295, 0.6564, 0.6143, 0.6621, 0.6048, 0.5415, 0.6069, 0.6263, 0.5844, 0.6623, 0.5694, 0.6829, 0.6714, 0.5969, 0.6477, 0.5924, 0.6369, 0.6536, 0.6451, 0.6112, 0.6146, 0.6313, 0.6399, 0.6287, 0.6539, 0.5533, 0.5813, 0.6321, 0.659, 0.6163, 0.65, 0.5648, 0.6311, 0.5489, 0.616, 0.6383, 0.5607, 0.6387, 0.5403, 0.7102, 0.635, 0.6787, 0.6237, 0.6647, 0.5021, 0.6476, 0.7003, 0.5889, 0.6771, 0.6923, 0.6812, 0.5938, 0.6627, 0.6641, 0.6518, 0.6591, 0.6734, 0.6722, 0.6997, 0.614, 0.6432, 0.6096, 0.6397, 0.5575, 0.624, 0.659, 0.64, 0.677, 0.5722, 0.6098, 0.6667, 0.5902, 0.5866, 0.6109, 0.6908, 0.5632, 0.5845, 0.69, 0.6065, 0.6265, 0.6265, 0.6265, 0.6265, 0.6265, 0.6265, 0.6265, 0.6265, 0.6265, 0.6265, 0.6265, 0.6265, 0.6265, 0.6265, 0.6265, 0.6265, 0.6265, 0.6265]}, {"fillcolor": "#FF97FF", "marker": {"color": "black"}, "name": "PARTIAL_SUPERVISED_CLASSIFIER", "type": "box", "x": ["PARTIAL_SUPERVISED_CLASSIFIER", "PARTIAL_SUPERVISED_CLASSIFIER", "PARTIAL_SUPERVISED_CLASSIFIER", "PARTIAL_SUPERVISED_CLASSIFIER", "PARTIAL_SUPERVISED_CLASSIFIER", "PARTIAL_SUPERVISED_CLASSIFIER", "PARTIAL_SUPERVISED_CLASSIFIER", "PARTIAL_SUPERVISED_CLASSIFIER", "PARTIAL_SUPERVISED_CLASSIFIER", "PARTIAL_SUPERVISED_CLASSIFIER", "PARTIAL_SUPERVISED_CLASSIFIER", "PARTIAL_SUPERVISED_CLASSIFIER", "PARTIAL_SUPERVISED_CLASSIFIER", "PARTIAL_SUPERVISED_CLASSIFIER", "PARTIAL_SUPERVISED_CLASSIFIER", "PARTIAL_SUPERVISED_CLASSIFIER", "PARTIAL_SUPERVISED_CLASSIFIER", "PARTIAL_SUPERVISED_CLASSIFIER", "PARTIAL_SUPERVISED_CLASSIFIER", "PARTIAL_SUPERVISED_CLASSIFIER", "PARTIAL_SUPERVISED_CLASSIFIER", "PARTIAL_SUPERVISED_CLASSIFIER", "PARTIAL_SUPERVISED_CLASSIFIER", "PARTIAL_SUPERVISED_CLASSIFIER", "PARTIAL_SUPERVISED_CLASSIFIER", "PARTIAL_SUPERVISED_CLASSIFIER", "PARTIAL_SUPERVISED_CLASSIFIER", "PARTIAL_SUPERVISED_CLASSIFIER", "PARTIAL_SUPERVISED_CLASSIFIER", "PARTIAL_SUPERVISED_CLASSIFIER", "PARTIAL_SUPERVISED_CLASSIFIER", "PARTIAL_SUPERVISED_CLASSIFIER", "PARTIAL_SUPERVISED_CLASSIFIER", "PARTIAL_SUPERVISED_CLASSIFIER", "PARTIAL_SUPERVISED_CLASSIFIER", "PARTIAL_SUPERVISED_CLASSIFIER", "PARTIAL_SUPERVISED_CLASSIFIER", "PARTIAL_SUPERVISED_CLASSIFIER", "PARTIAL_SUPERVISED_CLASSIFIER", "PARTIAL_SUPERVISED_CLASSIFIER", "PARTIAL_SUPERVISED_CLASSIFIER", "PARTIAL_SUPERVISED_CLASSIFIER", "PARTIAL_SUPERVISED_CLASSIFIER", "PARTIAL_SUPERVISED_CLASSIFIER", "PARTIAL_SUPERVISED_CLASSIFIER", "PARTIAL_SUPERVISED_CLASSIFIER", "PARTIAL_SUPERVISED_CLASSIFIER", "PARTIAL_SUPERVISED_CLASSIFIER", "PARTIAL_SUPERVISED_CLASSIFIER", "PARTIAL_SUPERVISED_CLASSIFIER", "PARTIAL_SUPERVISED_CLASSIFIER", "PARTIAL_SUPERVISED_CLASSIFIER", "PARTIAL_SUPERVISED_CLASSIFIER", "PARTIAL_SUPERVISED_CLASSIFIER", "PARTIAL_SUPERVISED_CLASSIFIER", "PARTIAL_SUPERVISED_CLASSIFIER", "PARTIAL_SUPERVISED_CLASSIFIER", "PARTIAL_SUPERVISED_CLASSIFIER", "PARTIAL_SUPERVISED_CLASSIFIER", "PARTIAL_SUPERVISED_CLASSIFIER", "PARTIAL_SUPERVISED_CLASSIFIER", "PARTIAL_SUPERVISED_CLASSIFIER", "PARTIAL_SUPERVISED_CLASSIFIER", "PARTIAL_SUPERVISED_CLASSIFIER", "PARTIAL_SUPERVISED_CLASSIFIER", "PARTIAL_SUPERVISED_CLASSIFIER", "PARTIAL_SUPERVISED_CLASSIFIER", "PARTIAL_SUPERVISED_CLASSIFIER", "PARTIAL_SUPERVISED_CLASSIFIER", "PARTIAL_SUPERVISED_CLASSIFIER", "PARTIAL_SUPERVISED_CLASSIFIER", "PARTIAL_SUPERVISED_CLASSIFIER", "PARTIAL_SUPERVISED_CLASSIFIER", "PARTIAL_SUPERVISED_CLASSIFIER", "PARTIAL_SUPERVISED_CLASSIFIER", "PARTIAL_SUPERVISED_CLASSIFIER", "PARTIAL_SUPERVISED_CLASSIFIER", "PARTIAL_SUPERVISED_CLASSIFIER", "PARTIAL_SUPERVISED_CLASSIFIER", "PARTIAL_SUPERVISED_CLASSIFIER", "PARTIAL_SUPERVISED_CLASSIFIER", "PARTIAL_SUPERVISED_CLASSIFIER", "PARTIAL_SUPERVISED_CLASSIFIER", "PARTIAL_SUPERVISED_CLASSIFIER", "PARTIAL_SUPERVISED_CLASSIFIER", "PARTIAL_SUPERVISED_CLASSIFIER", "PARTIAL_SUPERVISED_CLASSIFIER", "PARTIAL_SUPERVISED_CLASSIFIER", "PARTIAL_SUPERVISED_CLASSIFIER", "PARTIAL_SUPERVISED_CLASSIFIER", "PARTIAL_SUPERVISED_CLASSIFIER", "PARTIAL_SUPERVISED_CLASSIFIER", "PARTIAL_SUPERVISED_CLASSIFIER", "PARTIAL_SUPERVISED_CLASSIFIER", "PARTIAL_SUPERVISED_CLASSIFIER", "PARTIAL_SUPERVISED_CLASSIFIER", "PARTIAL_SUPERVISED_CLASSIFIER", "PARTIAL_SUPERVISED_CLASSIFIER", "PARTIAL_SUPERVISED_CLASSIFIER", "PARTIAL_SUPERVISED_CLASSIFIER"], "y": [0.5373, 0.6055, 0.6309, 0.6264, 0.6208, 0.6393, 0.6884, 0.6386, 0.5611, 0.6129, 0.6567, 0.5348, 0.6543, 0.5631, 0.6711, 0.6554, 0.6393, 0.6454, 0.6009, 0.657, 0.6671, 0.6568, 0.6263, 0.5857, 0.603, 0.7012, 0.6153, 0.6643, 0.5912, 0.5775, 0.6296, 0.6224, 0.6113, 0.6267, 0.5479, 0.5704, 0.5705, 0.6491, 0.6385, 0.5631, 0.639, 0.5594, 0.7157, 0.6325, 0.6648, 0.6644, 0.6387, 0.5379, 0.6668, 0.6995, 0.6305, 0.5944, 0.6301, 0.6669, 0.6223, 0.6558, 0.6936, 0.6544, 0.629, 0.6959, 0.704, 0.7048, 0.597, 0.6373, 0.604, 0.6104, 0.5917, 0.6027, 0.6687, 0.6321, 0.6499, 0.6163, 0.6541, 0.688, 0.6124, 0.6047, 0.6196, 0.6855, 0.6146, 0.5871, 0.6525, 0.6117, 0.6812, 0.6142, 0.6273, 0.5903, 0.6175, 0.6621, 0.5795, 0.6527, 0.5932, 0.5739, 0.6136, 0.6354, 0.6573, 0.5785, 0.594, 0.5185, 0.6658, 0.6095]}], "layout": {"showlegend": false, "xaxis": {"showticklabels": false}, "yaxis": {"title": {"text": "Accuracy"}}}}
